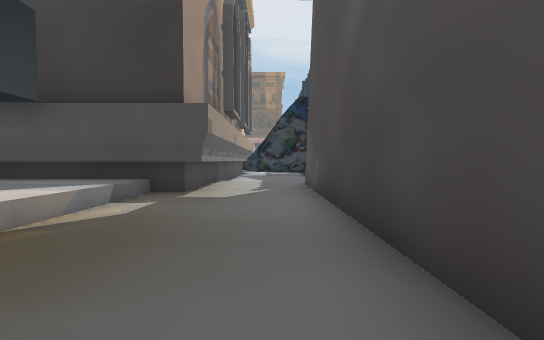
[1] (above)

18 first-person views from a walk through a scene from a Unity 3-D project. The camera is 1.4 m above the floor, tilts 2° down and sees 90° across. The floor is counted in squares, 2 m on a side. Each view is taken from the middle of a square. On the plan, view 1 faces up. The plan holds only what a view shows up to about 9 squares ahead; the rest is blank. The place goes on beyond the plan. The player character is not drawn. Some animated figures are left out. Some surface patterns are stand-ins.

[2]
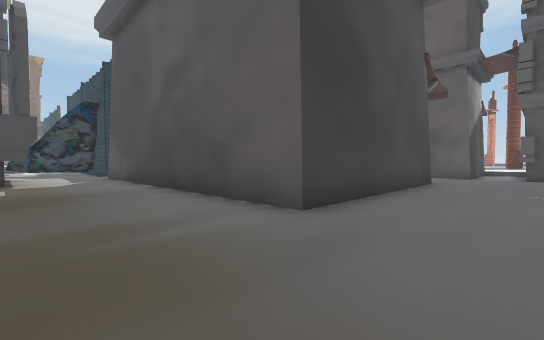

[3]
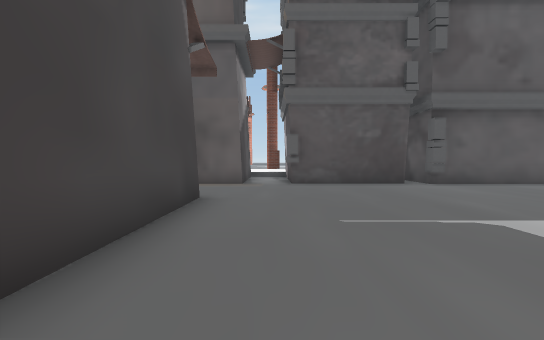

[4]
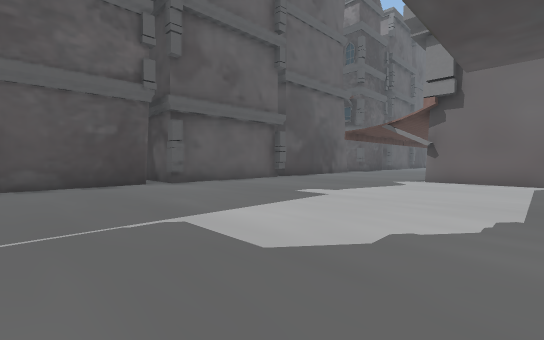

[5]
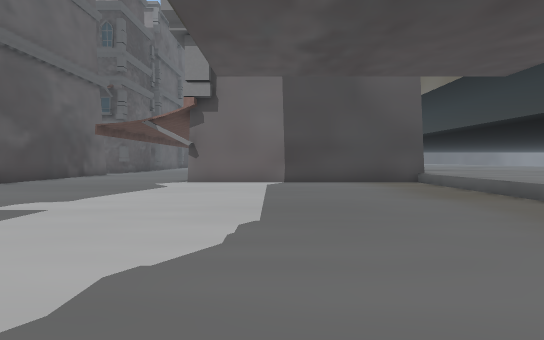

[6]
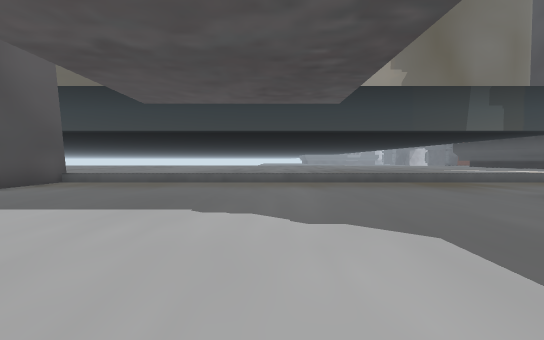

[7]
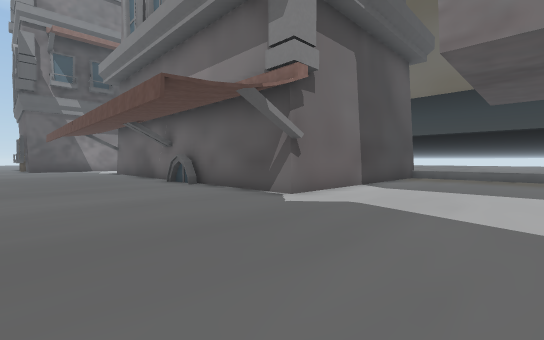

[8]
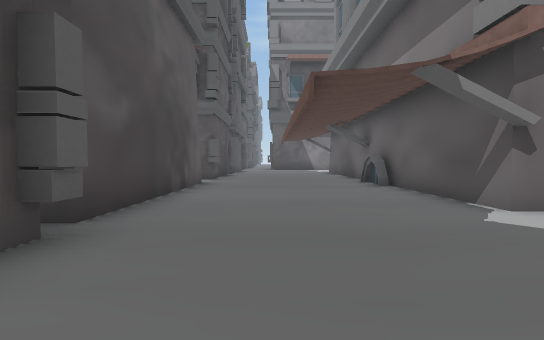

[9]
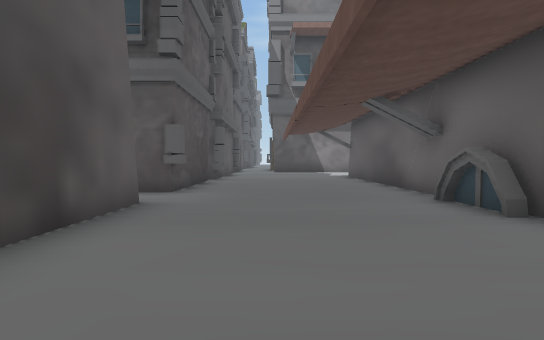

[10]
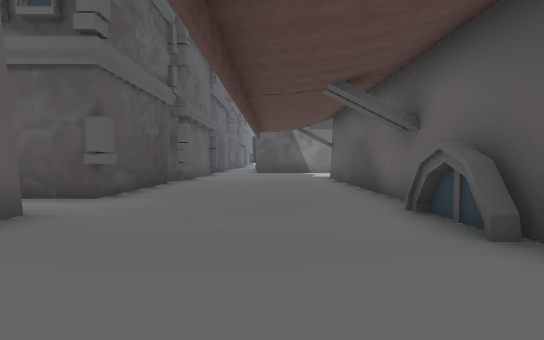

[11]
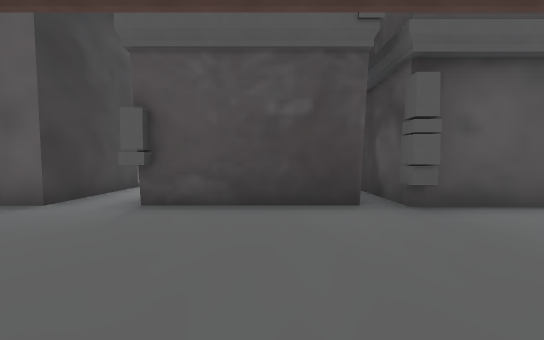

[12]
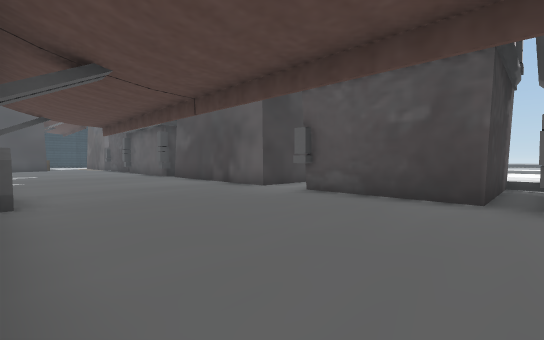

[13]
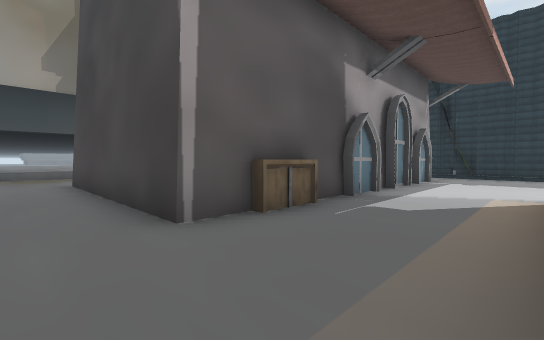

[14]
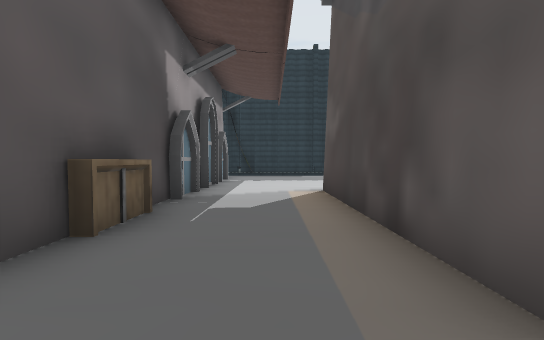

[15]
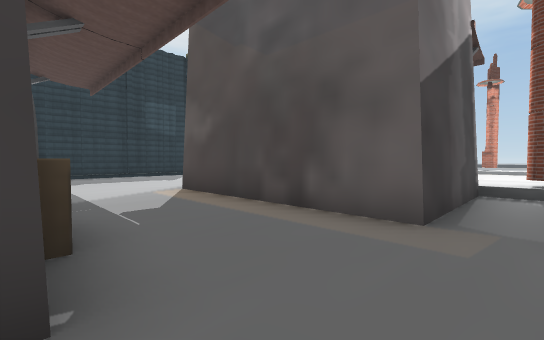

[16]
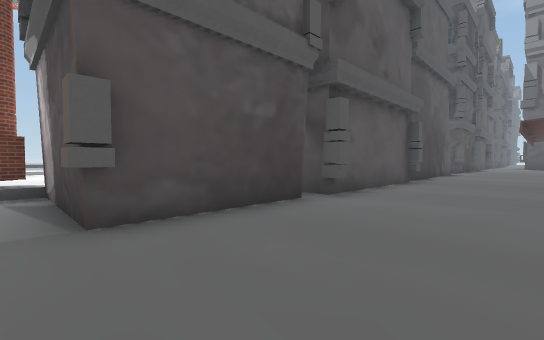

[17]
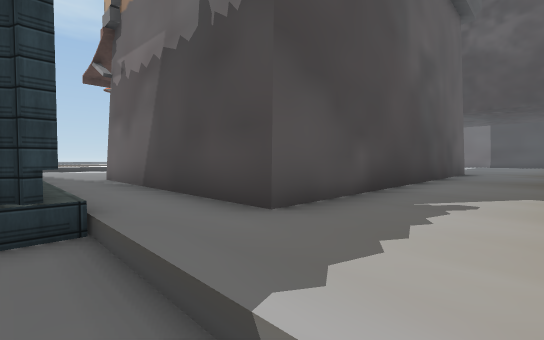

[18]
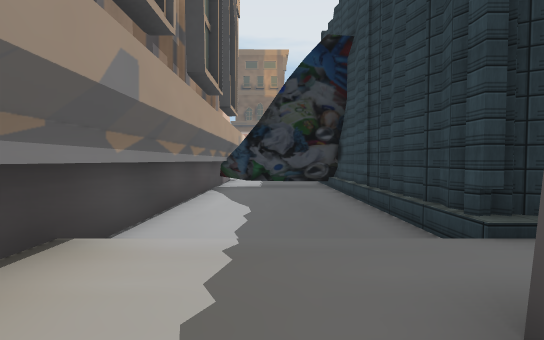

### Floor plan
Key: @ floor where view 1 was taken; # wall or solid block; . main floor; : floor 0.5 m higher than the main floor; - floor 0.5 m lower than the main floor; / step, stairs or slope; ^ raised ledge.
Columns run from 5 left of view 1 to 16 right of it. Each row starts with its distance up from view 1.
 15    #---#
 14    #---#
 13    #---#
 12    #---#
 11    #---#
 10    #---##
  9    #............
  8    #..#######...
  7    #..#     #...
  6 ####..#     #....
  5 ^^^...#     #....
  4  ^^...#     #...
  3   ^...#     #...#
  2   ^...#     #...#
  1   ^...#     #...#
  0   ^..@#     #...#
 -1   ^...#######...#
 -2   ^.............###::/
 -3   ^................#:/
 -4   ^............#####:
 -5   ^.............#
 -6   ^.............#
 -7   ^.............#
 -8   ^............##
 -9   ^............#
-10   ^............#
-11  ^^............#
-12 ^^^............##
-13 ^^^.............#
-14 ^^^#######......#
-15          #......#
-16          #......#
-17          #......#
-18           #.....###
-19           #........
-20          #.....###
-21          #......#
-22          #......#
-23          #......# #
-24          #.....## #

Positions as (right, up) in squares from view 1, and headings:
1: (0, 0), facing up
2: (-2, -4), facing up-right
3: (2, -3), facing right
4: (2, -4), facing down-right
5: (2, -5), facing down
6: (6, -7), facing left
7: (9, -10), facing down-left
8: (8, -10), facing down
9: (8, -14), facing down
10: (7, -15), facing down
11: (6, -22), facing right
12: (5, -24), facing up-right
13: (10, -3), facing up-left
14: (9, -3), facing up
15: (7, -3), facing up-right
16: (7, -3), facing down-right
17: (-1, 10), facing down-right
18: (0, 7), facing up
